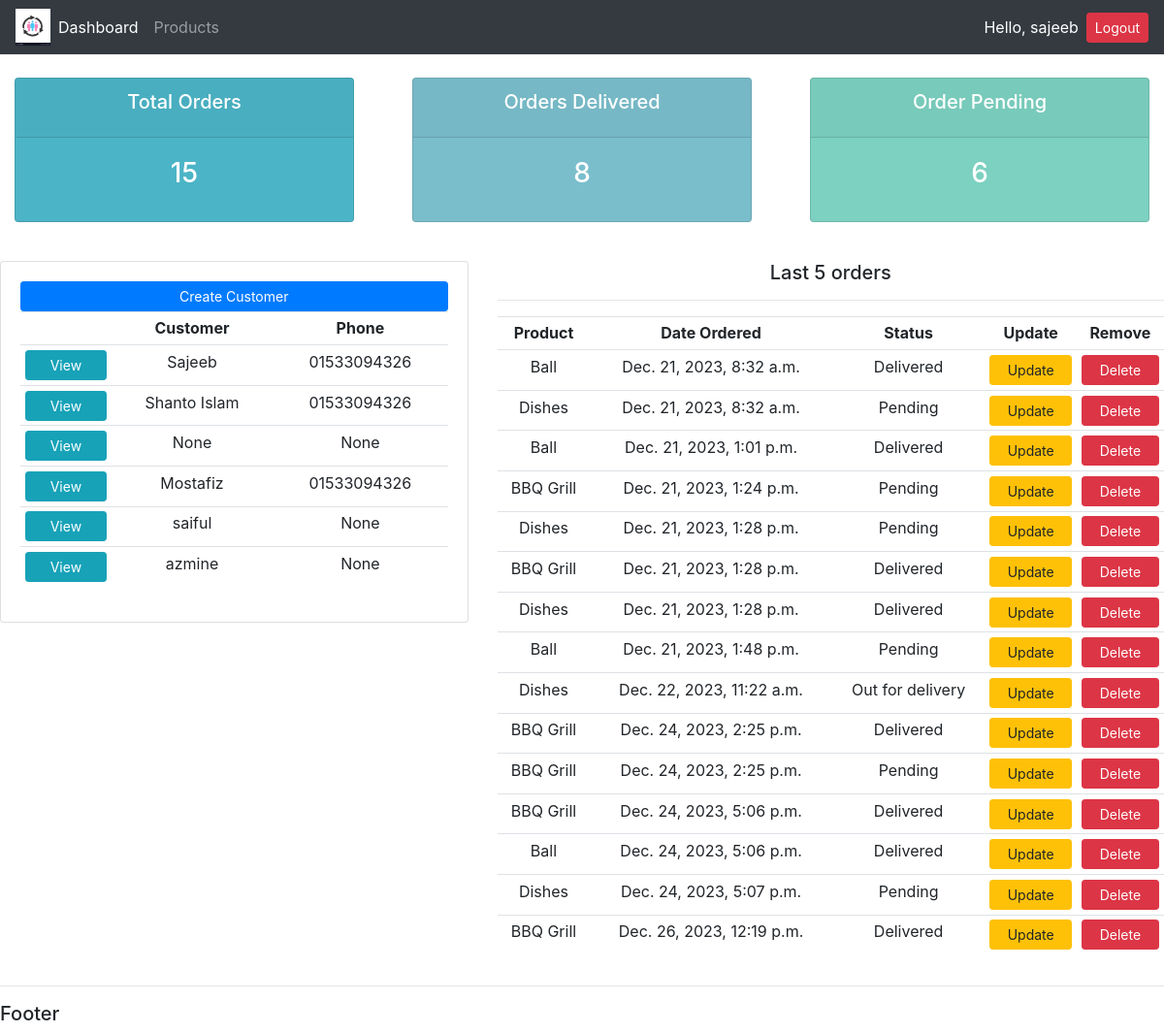
The app's page / (signed in) with its own data.
### accounts/models.py (models this page shows, shortened)
class Customer(models.Model):
    user = models.OneToOneField(User,null=True, blank=True, on_delete= models.CASCADE)
    name = models.CharField(max_length=200, null=True)
    phone = models.CharField(max_length=200, null=True)
    email = models.CharField(max_length=200, null=True)
    profile_pic = models.ImageField(default = "x.jpeg",null=True, blank = True)
    date_created = models.DateTimeField(auto_now_add = True, null=True)

class Order(models.Model):
    STATUS = (
        ('Pending','Pending'),
        ('Out for delivery','Out for delivery'),
        ('Delivered','Delivered'),
    )
    customer = models.ForeignKey(Customer, null=True, on_delete= models.SET_NULL)
    product = models.ForeignKey(Product, null=True, on_delete= models.SET_NULL)
    date_created = models.DateTimeField(auto_now_add = True, null=True)
    status = models.CharField(max_length=200, null=True, choices=STATUS)

class Product(models.Model):
    CATEGORY = (
        ('Indoor','Indoor'),
        ('Outdoor','Outdoor'),
    )
    name = models.CharField(max_length=200, null=True)
    price = models.FloatField(null = True)
    category = models.CharField(max_length=200, null=True,choices=CATEGORY)
    description = models.CharField(max_length=200, null=True, blank=True)
    date_created = models.DateTimeField(auto_now_add = True, null=True)
    tags = models.ManyToManyField(Tag)
    def __str__(self):
        return self.name

### accounts/decorators.py (the view)
    def wrapper_function(request, *args, **kwargs):
        group = None
        if request.user.groups.exists():
            group = request.user.groups.all()[0].name
        if group =='customer':
            return redirect('user-page')
        if group =='admin':
            return view_func(request, *args, **kwargs)
        else:
            return redirect('user-page')

### accounts/views.py (called while the page is built)
@login_required(login_url='login')
@admin_only
def home(request):
    customers = Customer.objects.all()
    orders = Order.objects.all()
    total_customers = customers.count()
    total_orders = orders.count()
    order_delivered = orders.filter(status = 'Delivered').count()
    order_pending = orders.filter(status = 'Pending').count()
    context = {'customers':customers, 'orders':orders,'total_customers':total_customers,'total_orders':total_orders, 'order_delivered':order_delivered, 'order_pending':order_pending}
    return render(request,'accounts/dashboard.html',context=context)

### accounts/templates/accounts/dashboard.html
{% extends 'accounts/main.html' %}
{% block content %}
{% include 'accounts/status.html' %}
<br>
    <div class="row">
        <div class="col-md-5 text-center">
            <div class="card card-body">
                <a href="" class="btn btn-primary btn-sm btn-block">Create Customer</a>
                <table class="table table-sm">
                    <tr>
                        <th></th>
                        <th>Customer</th>
                        <th>Phone</th>
                    </tr>
                    {% for customer in customers %}
                    <tr>
                        <td><a href="{% url 'customer' customer.id %}" class="btn btn-sm btn-info btn-block" role = "button">View</a></td>
                        <td>{{customer.name}}</td>
                        <td>{{customer.phone}}</td>
                    </tr>
                    {% endfor %}
                </table>
            </div>
        </div>
        <div class="col-md-7 text-center">
            <h5>Last 5 orders</h5>
            <hr>
            <table class="table table-sm">
                <tr>
                    <th>Product</th>
                    <th>Date Ordered</th>
                    <th>Status</th>
                    <th>Update</th>
                    <th>Remove</th>
                </tr>
                {% for order in orders %}
                    <tr>
                        <td>{{order.product}}</td>
                        <td>{{order.date_created}}</td>
                        <td>{{order.status}}</td>
                        <td><a href="{% url 'update_order' order.id%}" class="btn btn-sm btn-warning btn-block" role = "button">Update</a></td>
                        <td><a href="{% url 'delete_order' order.id%}" class="btn btn-sm btn-danger btn-block">Delete</a></td>
                    </tr>
                    {% endfor %}
            </table>
        </div>
    </div>
{% endblock%}

### accounts/templates/accounts/navbar.html (shortened to what this page needs)
{% load static %}
<nav class="navbar navbar-expand-lg navbar-dark bg-dark">
  <img src="{% static 'images/x.jpeg' %}" style="width: 3vw; min-width: 3px;"/>
    <div class="collapse navbar-collapse" id="navbarNav">
      <ul class="navbar-nav">
        {% if request.user.is_staff %}
        <li class="nav-item active">
          <a class="nav-link" href="{% url 'home' %}">Dashboard</a>
        </li>
        <li class="nav-item">
          <a class="nav-link" href="{% url 'product' %}">Products</a>
        </li>
        {% else %}
        <li class="nav-item">
          <a class="nav-link" href="{% url 'profile' %}">Settings</a>
        </li>
        {% endif %}
      </ul>
    </div>
    <span class="text-white text-bold mx-2">Hello, {{request.user}}</span>
    <span><a href="{% url 'logout' %}" class="btn btn-sm btn-danger text-white">Logout</a></span>
  </nav>

### static/css/main.css (style rules this page uses)
body { background-color: #ebeff5; }

### records on screen
Customer: name "Sajeeb", phone "01533094326"
Customer: name "Shanto Islam", phone "01533094326"
Customer: name "None", phone "None"
Customer: name "Mostafiz", phone "01533094326"
Customer: name "saiful", phone "None"
Customer: name "azmine", phone "None"
Order: product "Ball", date_created "Dec. 21, 2023, 8:32 a.m.", status "Delivered"
Order: product "Dishes", date_created "Dec. 21, 2023, 8:32 a.m.", status "Pending"
Order: product "Ball", date_created "Dec. 21, 2023, 1:01 p.m.", status "Delivered"
Order: product "BBQ Grill", date_created "Dec. 21, 2023, 1:24 p.m.", status "Pending"
Order: product "Dishes", date_created "Dec. 21, 2023, 1:28 p.m.", status "Pending"
Order: product "BBQ Grill", date_created "Dec. 21, 2023, 1:28 p.m.", status "Delivered"
Order: product "Dishes", date_created "Dec. 21, 2023, 1:28 p.m.", status "Delivered"
Order: product "Ball", date_created "Dec. 21, 2023, 1:48 p.m.", status "Pending"
Order: product "Dishes", date_created "Dec. 22, 2023, 11:22 a.m.", status "Out for delivery"
Order: product "BBQ Grill", date_created "Dec. 24, 2023, 2:25 p.m.", status "Delivered"
Order: product "BBQ Grill", date_created "Dec. 24, 2023, 2:25 p.m.", status "Pending"
Order: product "BBQ Grill", date_created "Dec. 24, 2023, 5:06 p.m.", status "Delivered"
Order: product "Ball", date_created "Dec. 24, 2023, 5:06 p.m.", status "Delivered"
Order: product "Dishes", date_created "Dec. 24, 2023, 5:07 p.m.", status "Pending"
Order: product "BBQ Grill", date_created "Dec. 26, 2023, 12:19 p.m.", status "Delivered"

### other values on screen
{{ request.user }} "sajeeb"
{{ total_orders }} "15"
{{ order_delivered }} "8"
{{ order_pending }} "6"
